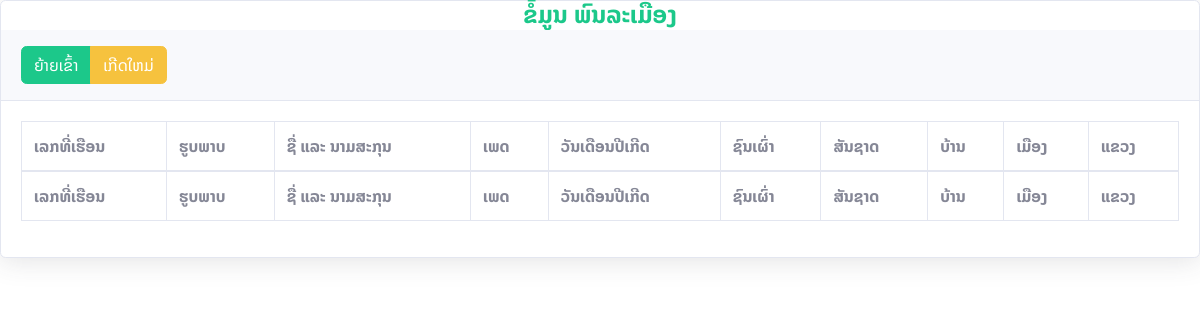
Page /page/people/select_add_people.php?select_id=140 (signed in) on the earlier database version.
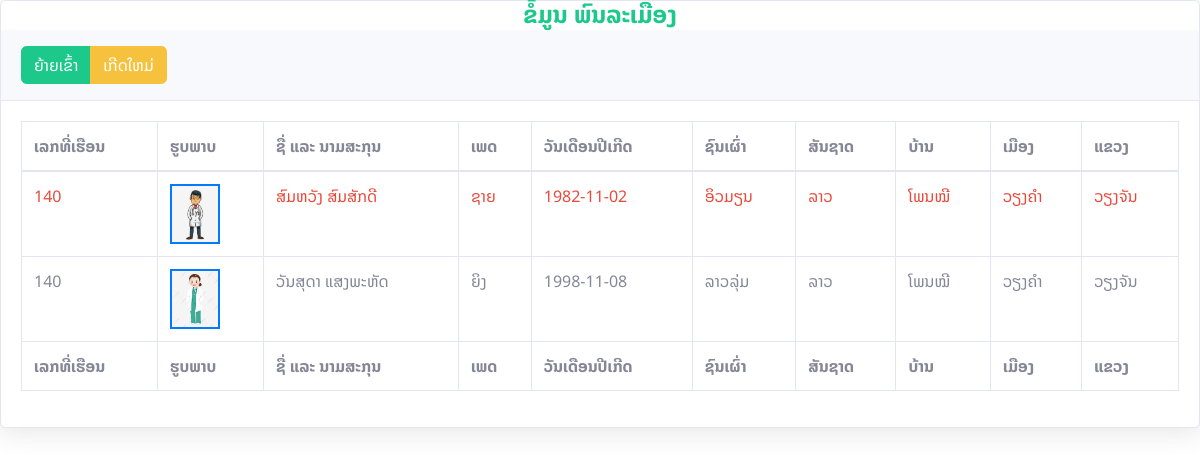
Same page on the later database version.
### tables this page shows
CREATE TABLE `citizens` (
  `ci_id` int(100) NOT NULL,
  `ci_img` varchar(255) NOT NULL,
  `ci_fname` varchar(255) NOT NULL,
  `ci_lname` varchar(255) NOT NULL,
  `ci_gander` varchar(255) NOT NULL,
  `ci_tel` varchar(255) NOT NULL,
  `vi_id` int(100) NOT NULL,
  `ci_date` date NOT NULL,
  `ci_dob` date NOT NULL,
  `pro_id` int(100) NOT NULL,
  `dis_id` int(100) NOT NULL,
  `ci_how` varchar(255) NOT NULL,
  `ci_son` varchar(255) NOT NULL,
  `ci_soso` varchar(255) NOT NULL,
  `ci_sol` varchar(255) NOT NULL,
  `ci_sll` varchar(255) NOT NULL,
  `ci_aso` varchar(255) NOT NULL,
  `ci_out` date NOT NULL,
  `ci_in` date NOT NULL,
  `ci_remak` varchar(255) NOT NULL
);

CREATE TABLE `village` (
  `vi_id` int(100) NOT NULL,
  `pro_id` int(100) DEFAULT NULL,
  `dis_id` int(100) DEFAULT NULL,
  `vi_name` varchar(255) DEFAULT NULL,
  `vi_remak` varchar(255) DEFAULT NULL
);

CREATE TABLE `district` (
  `dis_id` int(100) NOT NULL,
  `dis_name` varchar(255) DEFAULT NULL,
  `pro_id` int(100) DEFAULT NULL,
  `dis_remak` varchar(255) DEFAULT NULL
);

CREATE TABLE `province` (
  `pro_id` int(100) NOT NULL,
  `pro_name` varchar(255) DEFAULT NULL,
  `pro_remak` varchar(255) DEFAULT NULL
);

### page/people/select_add_people.php (the view, shortened to what the changed rows need)
<?php
require '../../db/connect.php';
$select_id = $_GET['select_id'];
$sql = "SELECT * FROM citizens as p1 INNER JOIN province as p2 ON p1.pro_id = p2.pro_id INNER JOIN district as p3 ON p1.dis_id = p3.dis_id INNER JOIN village as p4 ON p1.vi_id = p4.vi_id WHERE p1.ci_how = '" . $select_id . "'";
$query = mysqli_query($conn, $sql);
?>
<!DOCTYPE html>
<html lang="en">
<head>
    <link href="../../vendor/fontawesome-free/css/all.min.css" rel="stylesheet" type="text/css" />
    <link rel="stylesheet" href="../../vendor/bootstrap/css/bootstrap.min.css">
    <link href="../../css/sb-admin-2.min.css" rel="stylesheet" />
</head>
<body id="page-top">
    <div class="my-auto">
        <div class="card shadow mb-4">
            <div class="card-body">
                <div class="table-responsive">
                    <table class="table table-bordered" id="dataTable" width="100%" cellspacing="0">
                        <thead>
                            <tr>
                                <th>ເລກທີ່ເຮືອນ</th>
                                <th>ຮູບພາບ</th>
                                <th>ຊື່ ແລະ ນາມສະກຸນ</th>
                                <th>ເພດ</th>
                                <th>ວັນເດືອນປີເກີດ</th>
                                <th>ຊົນເຜົ່າ</th>
                                <th>ສັນຊາດ</th>
                                <th>ບ້ານ</th>
                                <th>ເມືອງ</th>
                                <th>ແຂວງ</th>
                            </tr>
                        </thead>
                        <tfoot>
                            <tr>
                                <th>ເລກທີ່ເຮືອນ</th>
                                <th>ຮູບພາບ</th>
                                <th>ຊື່ ແລະ ນາມສະກຸນ</th>
                                <th>ເພດ</th>
                                <th>ວັນເດືອນປີເກີດ</th>
                                <th>ຊົນເຜົ່າ</th>
                                <th>ສັນຊາດ</th>
                                <th>ບ້ານ</th>
                                <th>ເມືອງ</th>
                                <th>ແຂວງ</th>
                            </tr>
                        </tfoot>
                        <tbody>
                            <?php
                            while ($row = mysqli_fetch_assoc($query)) { ?>
                                <tr class=" <?php
                                if ($row['ci_remak'] == "ຫົວໜ້າຄອບຄົວ") {
                                    echo "text-danger";
                                }
                                ?>">
                                    <td>
                                        <?php echo $row['ci_how'] ?>
                                    </td>
                                    <td>
                                        <img class="img-profile img-1" src="../../img/<?php echo $row['ci_img'] ?>"
                                            alt="user">
                                    </td>
                                    <td>
                                        <?php echo $row['ci_fname'] . " " . $row['ci_lname'] ?>
                                    </td>
                                    <td>
                                        <?php if ($row['ci_gander'] == 'Male') {
                                            echo "ຊາຍ";
                                        } else {
                                            echo "ຍິງ";
                                        } ?>
                                    </td>
                                    <td>
                                        <?php echo $row['ci_dob'] ?>
                                    </td>
                                    <td>
                                        <?php echo $row['ci_son'] ?>
                                    </td>
                                    <td>
                                        <?php echo $row['ci_soso'] ?>
                                    </td>
                                    <td>
                                        <?php echo $row['vi_name'] ?>
                                    </td>
                                    <td>
                                        <?php echo $row['dis_name'] ?>
                                    </td>
                                    <td>
                                        <?php echo $row['pro_name'] ?>
                                    </td>
                                </tr>
                            <?php } ?>
                        </tbody>
                    </table>
                </div>
            </div>
        </div>
    </div>
</body>
</html>

Differences in the rows shown:
added citizens: ci_how "140", ci_img (picture), ci_fname "ສົມຫວັງ", ci_lname "ສົມສັກດີ", ci_gander "ຊາຍ", ci_dob "1982-11-02", ci_son "ອິວມຽນ", ci_soso "ລາວ", vi.vi_name "ໂພນໝີ", dis.dis_name "ວຽງຄຳ", pro.pro_name "ວຽງຈັນ", ci_remak "ຫົວໜ້າຄອບຄົວ" (drawn)
added citizens: ci_how "140", ci_img (picture), ci_fname "ວັນສຸດາ", ci_lname "ແສງພະຫັດ", ci_gander "ຍິງ", ci_dob "1998-11-08", ci_son "ລາວລຸ່ມ", ci_soso "ລາວ", vi.vi_name "ໂພນໝີ", dis.dis_name "ວຽງຄຳ", pro.pro_name "ວຽງຈັນ", ci_remak "ຍ້າຍເຂົ້າໃຫມ່" (drawn)
